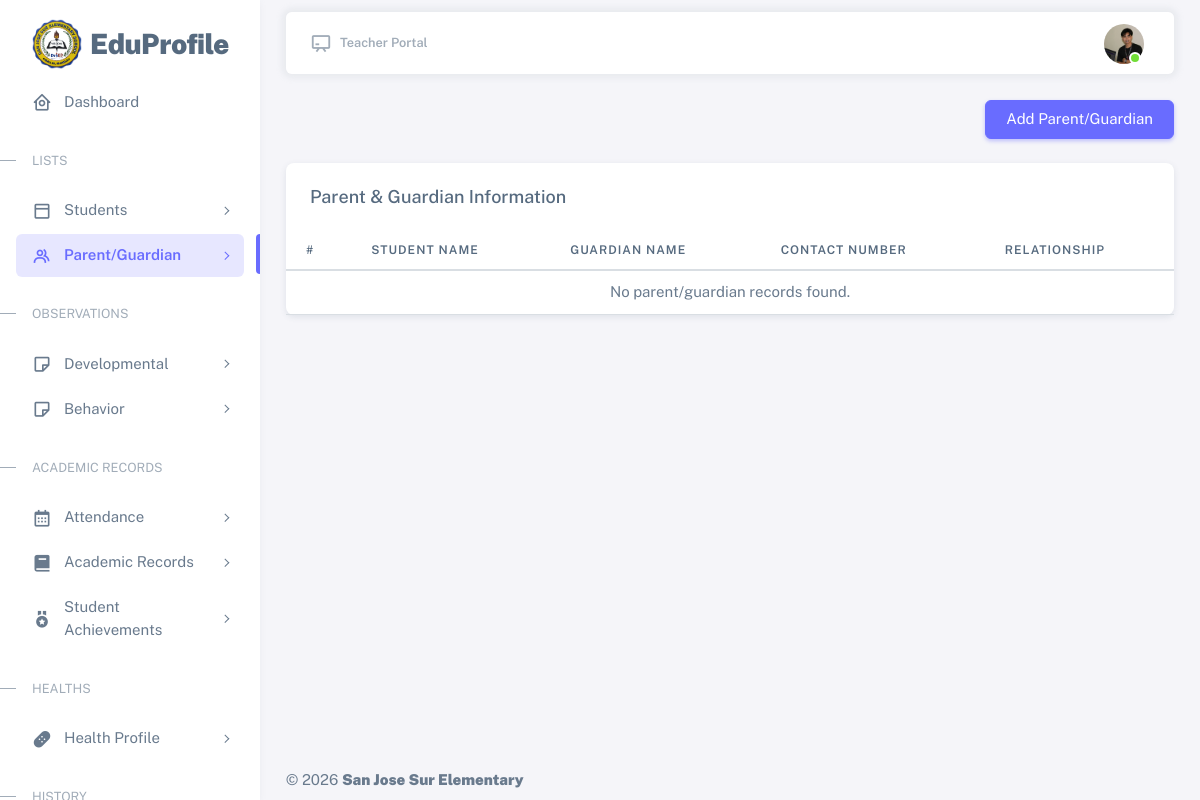
Before: /resources/views/teacher/parent-guardian.php (signed in) with the older database file.
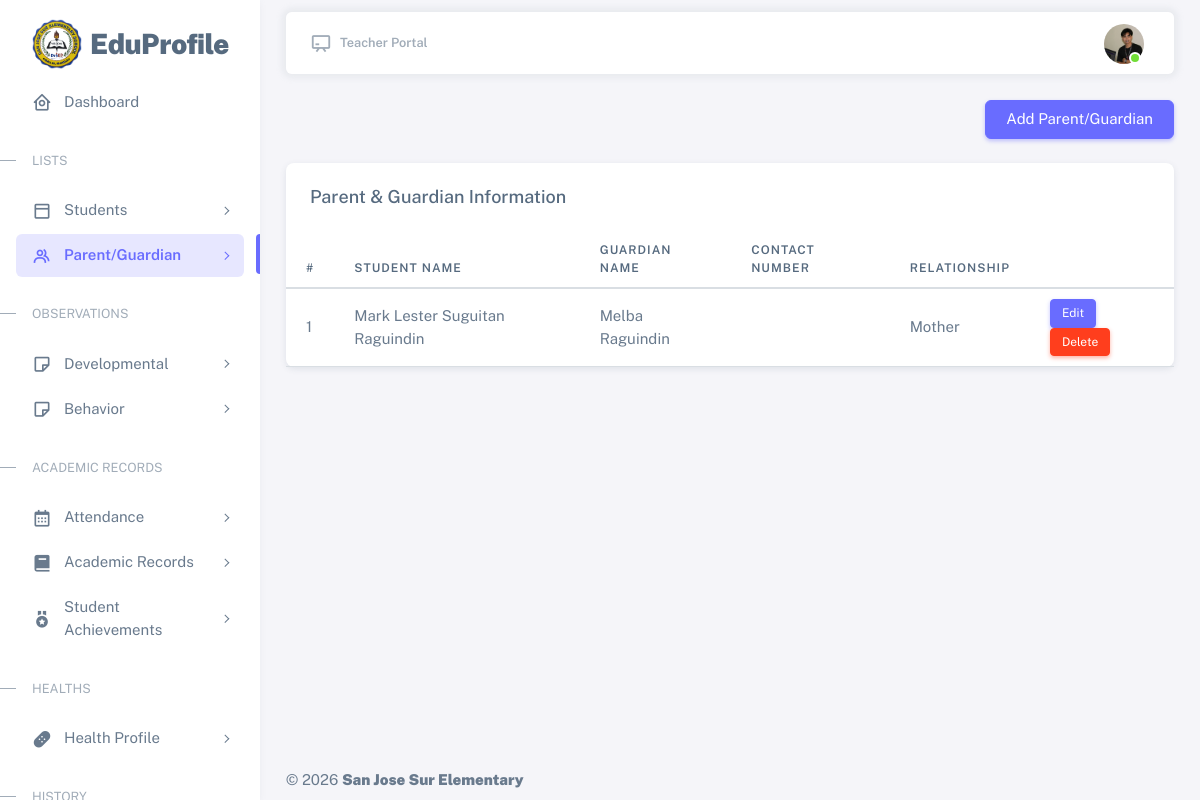
After: the same page with the newer database file.
### tables this page shows
CREATE TABLE `parents_guardians` (
  `id` int(11) NOT NULL,
  `student_id` int(11) NOT NULL,
  `recorded_by` int(11) DEFAULT NULL,
  `father_name` varchar(50) DEFAULT NULL,
  `father_occupation` varchar(50) DEFAULT NULL,
  `father_contact` varchar(50) DEFAULT NULL,
  `mother_name` varchar(50) DEFAULT NULL,
  `mother_occupation` varchar(50) DEFAULT NULL,
  `mother_contact` varchar(50) DEFAULT NULL,
  `guardian_name` varchar(50) DEFAULT NULL,
  `guardian_relationship` varchar(50) DEFAULT NULL,
  `guardian_contact` varchar(50) DEFAULT NULL,
  `created_at` timestamp NOT NULL DEFAULT current_timestamp(),
  `updated_at` timestamp NOT NULL DEFAULT current_timestamp() ON UPDATE current_timestamp()
);

CREATE TABLE `students` (
  `id` int(11) NOT NULL,
  `lrn` varchar(20) DEFAULT NULL,
  `first_name` varchar(100) NOT NULL,
  `middle_name` varchar(100) DEFAULT NULL,
  `last_name` varchar(100) NOT NULL,
  `suffix` varchar(20) DEFAULT NULL,
  `birth_date` date NOT NULL,
  `gender` enum('Male','Female') NOT NULL,
  `address` varchar(50) DEFAULT NULL,
  `school_year_id` int(11) NOT NULL,
  `grade_level_id` int(11) NOT NULL,
  `section_id` int(11) NOT NULL,
  `recorded_by` int(11) NOT NULL,
  `status` enum('active','archived') NOT NULL DEFAULT 'active',
  `created_at` timestamp NOT NULL DEFAULT current_timestamp(),
  `updated_at` timestamp NOT NULL DEFAULT current_timestamp() ON UPDATE current_timestamp()
);

### app/controllers/teacher/ParentGuardianController.php (called while the page is built, shortened)
<?php
require_once __DIR__ . '/../../core/Controller.php';
require_once __DIR__ . '/../../models/teacher/ParentGuardianModel.php';
require_once __DIR__ . '/../../helpers/Paginator.php';
require_once __DIR__ . '/../../../database/config/config.php';
    class ParentGuardianController extends Controller{
        public function index($page = 1){
            $perPage = 10;
            $offset = Paginator::offset($page, $perPage);
            $rows = $this->model->getPage($perPage, $offset);
            $total = $this->model->countAll();
            return array_merge(['data' => $rows], Paginator::meta($total, $page, $perPage));
        }
    }
    try{
        $controller = new ParentGuardianController($con);
        $page = isset($_GET['page']) ? (int) $_GET['page'] : 1;
        $parentGuardians = $controller->index($page);
    }catch(Exception $e){
        error_log("Error " . $e->getMessage());
        die("An error occurred while initializing the controller.");
    }

### app/helpers/Paginator.php (called while the page is built)
<?php
    class Paginator{
        public static function offset($page, $perPage){
            return (max(1, (int) $page) - 1) * $perPage;
        }
        public static function meta($total, $page, $perPage){
            $page = max(1, (int) $page);
            return [
                'total' => $total,
                'per_page' => $perPage,
                'current_page' => $page,
                'total_pages' => max(1, (int) ceil($total / $perPage)),
            ];
        }
    }

### app/core/Controller.php (called while the page is built, shortened)
<?php
    abstract class Controller{
        public function __construct($model){
            $this->model = $model;
        }
    }

### app/core/Model.php (called while the page is built, shortened)
<?php
    class Model{
        public function __construct($con){
            $this->con = $con;
        }
    }

### app/models/teacher/ParentGuardianModel.php (called while the page is built, shortened)
<?php
require_once __DIR__ . '/../../core/Model.php';
    class ParentGuardianModel extends Model{
        protected $parent_guardian = 'parents_guardians';
        protected $students = 'students';
        protected $users = 'users';
        public function getPage($limit, $offset){
            try{
                $query = "SELECT
                    pg.*,
                    s.first_name AS student_first_name,
                    s.middle_name AS student_middle_name,
                    s.last_name AS student_last_name,
                    s.suffix AS student_suffix,
                    u.full_name AS recorded_by
                    FROM {$this->parent_guardian} pg
                    LEFT JOIN {$this->students} s ON pg.student_id = s.id
                    LEFT JOIN {$this->users} u ON pg.recorded_by = u.id
                    ORDER BY pg.id DESC
                    LIMIT ? OFFSET ?
                ";
                $stmt = $this->con->prepare($query);
                $stmt->bind_param("ii", $limit, $offset);
                $stmt->execute();
                $result = $stmt->get_result();
                return $result->fetch_all(MYSQLI_ASSOC);
            }catch(Exception $e){
                error_log("Error " . $e->getMessage());
                return [];
            }
        }
        public function countAll(){
            try{
                $query = "SELECT COUNT(*) AS total FROM {$this->parent_guardian}";
                $stmt = $this->con->prepare($query);
                $stmt->execute();
                $result = $stmt->get_result();
                return (int) ($result->fetch_assoc()['total'] ?? 0);
            }catch(Exception $e){
                error_log("Error " . $e->getMessage());
                return 0;
            }
        }
    }

### resources/views/teacher/parent-guardian.php (the view, shortened to what the changed rows need)
<?php
require_once __DIR__ . '/../../../app/controllers/teacher/ParentGuardianController.php';
?>
<!DOCTYPE html>
<html
  lang="en"
  class="light-style layout-menu-fixed"
  dir="ltr"
  data-theme="theme-default"
  data-assets-path="../../../public/assets/"
  data-template="vertical-menu-template-free"
>
<head>
  <link rel="stylesheet" href="../../../public/assets/vendor/fonts/boxicons.css" />
  <link rel="stylesheet" href="../../../public/assets/vendor/css/core.css" class="template-customizer-core-css" />
  <link rel="stylesheet" href="../../../public/assets/vendor/css/theme-default.css" class="template-customizer-theme-css" />
  <link rel="stylesheet" href="../../../public/assets/css/demo.css" />
  <link rel="stylesheet" href="../../../public/assets/vendor/libs/perfect-scrollbar/perfect-scrollbar.css" />
</head>
<body>
    <?php require_once __DIR__ . '/partials/sidebar.php'; ?>
    <?php require_once __DIR__ . '/partials/topbar.php'; ?>
    <div class="card mt-4">
        <div class="table-responsive nowrap">
            <table class="table">
                <thead>
                    <tr>
                        <th>#</th>
                        <th>Student Name</th>
                        <th>Guardian Name</th>
                        <th>Contact Number</th>
                        <th>Relationship</th>
                    </tr>
                </thead>
                <tbody>
                    <?php
                        $pgRows   = $parentGuardians['data']         ?? [];
                        $pgPage   = $parentGuardians['current_page'] ?? 1;
                        $pgPer    = $parentGuardians['per_page']     ?? 10;
                        $pgOffset = ($pgPage - 1) * $pgPer;
                    ?>
                    <?php if (!empty($pgRows)) : ?>
                        <?php foreach ($pgRows as $index => $parentGuardian) : ?>
                            <tr>
                                <td><?= $pgOffset + $index + 1 ?></td>
                                <td><?= htmlspecialchars($parentGuardian['student_first_name'] . ' ' . $parentGuardian['student_middle_name'] . ' ' . $parentGuardian['student_last_name'] . ' ' . $parentGuardian['student_suffix']) ?></td>
                                <td><?= htmlspecialchars($parentGuardian['guardian_name']) ?></td>
                                <td><?= htmlspecialchars($parentGuardian['guardian_contact']) ?></td>
                                <td><?= htmlspecialchars($parentGuardian['guardian_relationship']) ?></td>
                                <td>
                                    <button
                                        class="btn btn-sm btn-primary"
                                        data-bs-toggle="modal"
                                        data-bs-target="#editParentModal"
                                        data-id="<?= htmlspecialchars($parentGuardian['id']) ?>"
                                        data-student-id="<?= htmlspecialchars($parentGuardian['student_id']) ?>"
                                        data-father-name="<?= htmlspecialchars($parentGuardian['father_name']) ?>"
                                        data-father-occupation="<?= htmlspecialchars($parentGuardian['father_occupation']) ?>"
                                        data-father-contact="<?= htmlspecialchars($parentGuardian['father_contact']) ?>"
                                        data-mother-name="<?= htmlspecialchars($parentGuardian['mother_name']) ?>"
                                        data-mother-occupation="<?= htmlspecialchars($parentGuardian['mother_occupation']) ?>"
                                        data-mother-contact="<?= htmlspecialchars($parentGuardian['mother_contact']) ?>"
                                        data-guardian-name="<?= htmlspecialchars($parentGuardian['guardian_name']) ?>"
                                        data-guardian-relationship="<?= htmlspecialchars($parentGuardian['guardian_relationship']) ?>"
                                        data-guardian-contact="<?= htmlspecialchars($parentGuardian['guardian_contact']) ?>"
                                        onclick="editParentGuardian(this)"
                                    >Edit</button>
                                    <form action="../../../app/controllers/teacher/ParentGuardianController.php" method="post" class="d-inline">
                                        <button
                                            type="submit"
                                            name="delete_parent_guardian"
                                            class="btn btn-sm btn-danger"
                                            onclick="return confirm('Are you sure you want to delete this record?');">
                                            Delete
                                        </button>
                                    </form>
                                </td>
                            </tr>
                        <?php endforeach; ?>
                    <?php else : ?>
                        <tr>
                            <td colspan="5" class="text-center">No parent/guardian records found.</td>
                        </tr>
                    <?php endif; ?>
                </tbody>
            </table>
        </div>
    </div>
    <?php require_once __DIR__ . '/partials/footer.php'; ?>
</body>
</html>

Changed rows visible on the page:
added parents_guardians: index "1", student.suffix "Mark Lester Suguitan Raguindin", guardian_name "Melba Raguindin", guardian_relationship "Mother"
Other visible differences:
text no longer shown: "No parent/guardian records found."
